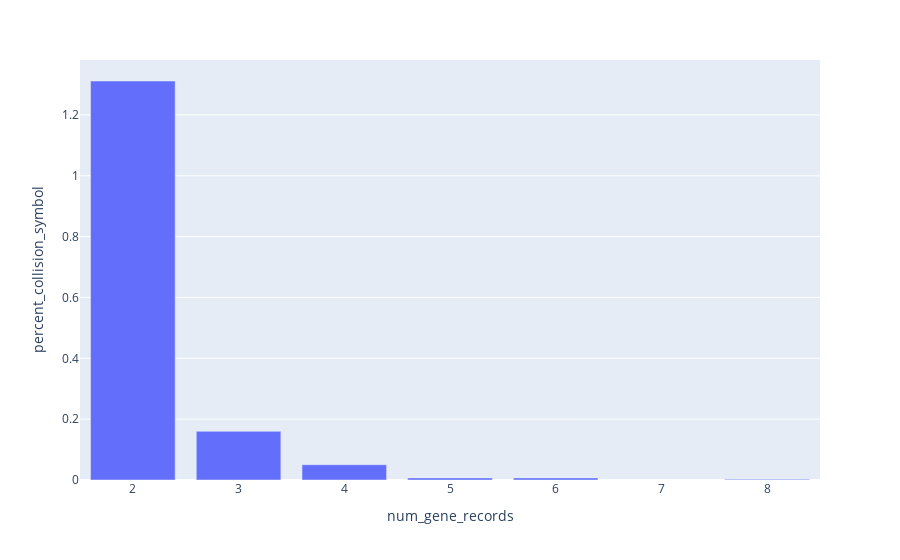

The notebook cell saved with this chart:
### Code cell
create_aa_collision_histogram(aa_collision_gene_hgnc_df, "HGNC", hgnc_alias_count)

### Figure 1 — Plotly figure (JSON) as saved in the notebook; plotly's stock layout.template omitted (floating-point values rounded to 4 significant figures)
{"data": [{"alignmentgroup": "True", "hovertemplate": "num_gene_records=%{x}<br>percent_collision_symbol=%{y}<extra></extra>", "legendgroup": "", "marker": {"color": "#636efa", "pattern": {"shape": ""}}, "name": "", "offsetgroup": "", "orientation": "v", "showlegend": false, "textposition": "auto", "type": "bar", "x": [2, 3, 4, 5, 6, 8], "xaxis": "x", "y": [1.311, 0.1599, 0.05026, 0.006854, 0.006854, 0.002285], "yaxis": "y"}], "layout": {"barmode": "relative", "legend": {"tracegroupgap": 0}, "margin": {"t": 60}, "xaxis": {"anchor": "y", "domain": [0, 1], "title": {"text": "num_gene_records"}}, "yaxis": {"anchor": "x", "domain": [0, 1], "title": {"text": "percent_collision_symbol"}}}}
